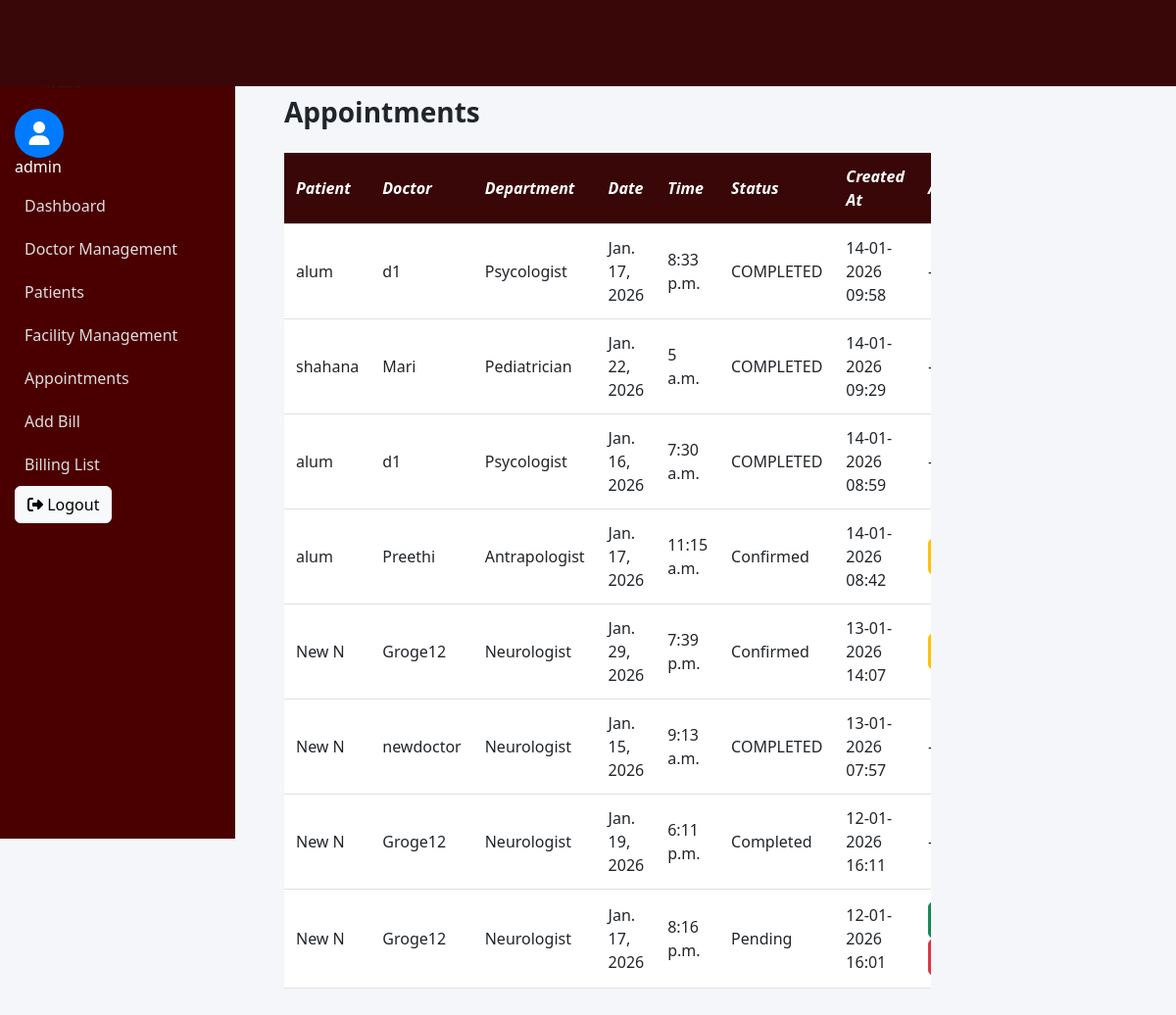
Page /admin-panel/admin/appointments/ (signed in) on the committed database.
### accounts/models.py (models this page shows)
class User(AbstractUser):
    ROLE_CHOICES = (
        ('ADMIN', 'Admin'),
        ('DOCTOR', 'Doctor'),
        ('PATIENT', 'Patient'),
    )
    role = models.CharField(max_length=10, choices=ROLE_CHOICES)

### patientapp/models.py (models this page shows, shortened)
class Appointment(models.Model):
    STATUS_CHOICES = (
        ('Pending', 'Pending'),
        ('Confirmed', 'Confirmed'),
        ('Cancelled', 'Cancelled'),
        ('Completed', 'Completed'),
    )
    patient = models.ForeignKey(Patient, on_delete=models.CASCADE)
    doctor = models.ForeignKey('doctorapp.Doctor', on_delete=models.CASCADE,null=True)
    department = models.ForeignKey('facility.Department', on_delete=models.CASCADE)
    location = models.ForeignKey('facility.Location', on_delete=models.CASCADE,null=True)  # NEW FIELD
    date = models.DateField()
    time = models.TimeField()
    status = models.CharField(max_length=20, choices=STATUS_CHOICES, default='Pending')
    created_at = models.DateTimeField(auto_now_add=True,null=True)

class Patient(models.Model):
    user = models.OneToOneField(User, on_delete=models.CASCADE)
    full_name = models.CharField(max_length=100, null=True, blank=True)
    age = models.IntegerField(null=True, blank=True)
    gender = models.CharField(max_length=10, null=True, blank=True)
    phone = models.CharField(max_length=15, null=True, blank=True)
    address = models.TextField(null=True, blank=True)
    created_at = models.DateTimeField(auto_now_add=True,null=True, blank=True)

### doctorapp/models.py (models this page shows, shortened)
class Doctor(models.Model):
    user = models.OneToOneField(User, on_delete=models.CASCADE)
    specialization = models.ForeignKey(
        Department,
        on_delete=models.SET_NULL,
        null=True,
        blank=True
    )
    phone = models.CharField(max_length=15, null=True)
    location = models.ForeignKey(
        Location,
        on_delete=models.SET_NULL,
        null=True,
        blank=True
    )

### facility/models.py (models this page shows, shortened)
class Department(models.Model):
    name = models.CharField(max_length=100)
    location = models.ForeignKey(Location, on_delete=models.CASCADE)

### adminapp/views.py (the view, shortened to what this page needs)
# urls.py: path('admin/appointments/', views.admin_appointments, name='admin_appointments'),
@login_required
def admin_appointments(request):
    if request.user.role != 'ADMIN':
        return redirect('login')
    appointments = Appointment.objects.all().order_by('-created_at')
    return render(request, 'admin/appointments.html', {
        'appointments': appointments
    })

### templates/admin/appointments.html (shortened to what this page needs)
{% extends "admin/base.html" %}
{% block content %}
<div class="main-content">
<h3 class="mb-4"><strong>Appointments</strong></h3>
<div class="table-responsive">
<table class="comparison-table">
<tr style="background:#390707; color:white;" >
    <th><i>Patient</i></th>
    <th><i>Doctor</i></th>
    <th><i>Department</i></th>
    <th><i>Date</i></th>
    <th><i>Time</i></th>
    <th><i>Status</i></th>
    <th><i>Created At</i></th>
    <th><i>Actions</i></th>
</tr>
{% for appt in appointments %}
<tr>
    <td>{{ appt.patient.full_name }}</td>
    <td>{{ appt.doctor.user.username }}</td>
    <td>{{ appt.department.name }}</td>
    <td>{{ appt.date }}</td>
    <td>{{ appt.time }}</td>
    <td>{{ appt.status }}</td>
     <td>{{ appt.created_at|date:"d-m-Y H:i" }}</td>
    <td>
        <form method="POST" style="display:inline;">
            {% if appt.status == "Pending" %}
                <button name="action" value="confirm" class="btn btn-success">Confirm</button>
                <button name="action" value="cancel" class="btn btn-danger">Cancel</button>
            {% elif appt.status == "Confirmed" %}
                <button name="action" value="complete" class="btn btn-warning">Complete</button>
            {% else %}
                —
            {% endif %}
        </form>
    </td>
</tr>
{% empty %}
<tr>
    <td colspan="7">No appointments found.</td>
</tr>
{% endfor %}
</table>
</div>
</div>
{% endblock %}

### templates/admin/base.html (shortened to what this page needs)
<!DOCTYPE html>
<html>
{% load static %}
<head>
    <link href="https://cdn.jsdelivr.net/npm/bootstrap@5.3.2/dist/css/bootstrap.min.css" rel="stylesheet">
    <link href="https://cdnjs.cloudflare.com/ajax/libs/font-awesome/6.5.1/css/all.min.css" rel="stylesheet">
<link rel="stylesheet" href="https://cdnjs.cloudflare.com/ajax/libs/font-awesome/6.4.0/css/all.min.css"/>
    <link rel="stylesheet"
      href="https://cdn.jsdelivr.net/npm/bootstrap-icons@1.11.1/font/bootstrap-icons.css">
    <link rel="stylesheet" href="{% static 'css/admin.css' %}">
        <link rel="stylesheet" href="{% static 'css/form.css' %}">
</head>
<body>
    <nav class="navbar navbar-expand-lg navbar-dark p-4 fixed-top" style="background:#390707;">
        <div class="main-content">
        </div>
    </nav>
<div class="container-fluid">
    <div class="row">
        <nav class="col-md-2 sidebar" style="position: fixed;" style="background:#390707;">
             <ul>
                    <li>hello</li>
                </ul>
            <div class="profile-icon">
                <i class="fa-solid fa-user"></i>
            </div>
            <h6 style="color: white;"> {{ request.user.username }}</h6>
            <ul class="nav flex-column">
                <li class="nav-item"><a href="{% url 'admin_dashboard' %}"> Dashboard</a></li>
                <li class="nav-item"><a href="{% url 'manage_doctors' %}">Doctor Management</a></li>
                <li class="nav-item"><a href="{% url 'patients_list' %}">Patients</a></li>
                <li class="nav-item"><a href="{% url 'facility_dashboard' %}">Facility Management</a></li>
                <li class="nav-item"><a href="{% url 'admin_appointments' %}">Appointments</a></li>
                <li class="nav-item"><a href="{% url 'add_billing' %}">Add Bill</a></li>
                <li class="nav-item"><a href="{% url 'admin_billing_list' %}">Billing List</a></li>
                <form method="post" action="{% url 'logout' %}">
    <button class="btn btn-light" type="submit" >
        <i class="fa-solid fa-right-from-bracket"></i> Logout
    </button>
</form>
            </ul>
        </nav>
        <main class="col-md-10 content">
            <br><br>
            {% block content %}{% endblock %}
        </main>
    </div>
</div>
</body>
</html>

### static/css/admin.css (style rules this page uses)
body { background: #f4f6f9; }
.sidebar { position: fixed; top: 56px; left: 0; width: 240px; height: 100vh; background-color: #4b0000; padding: 15px; overflow-y: auto; }
.sidebar a { color: #ddd; text-decoration: none; display: block; padding: 10px; }
.main-content { margin-left: 240px; padding: 20px; }
.content { padding: 30px; }
.comparison-table { width: 100%; border-collapse: collapse; background: white; }
.comparison-table th, .comparison-table td { padding: 12px; border-bottom: 1px solid #e0e0e0; }

### templates/admin/base.html (style rules this page uses)
.profile-icon { width: 50px; height: 50px; border-radius: 50%; background-color: #007bff; color: white; display: flex; align-items: center; justify-content: center; font-size: 24px; }

### rows in the picture
User: user.username "admin"
Appointment: patient.full_name "alum", doctor.user.username "d1", department.name "Psycologist", date "Jan. 17, 2026", time "8:33 p.m.", status "COMPLETED", created_at "14-01-2026 09:58"
Appointment: patient.full_name "shahana", doctor.user.username "Mari", department.name "Pediatrician", date "Jan. 22, 2026", time "5 a.m.", status "COMPLETED", created_at "14-01-2026 09:29"
Appointment: patient.full_name "alum", doctor.user.username "d1", department.name "Psycologist", date "Jan. 16, 2026", time "7:30 a.m.", status "COMPLETED", created_at "14-01-2026 08:59"
Appointment: patient.full_name "alum", doctor.user.username "Preethi", department.name "Antrapologist", date "Jan. 17, 2026", time "11:15 a.m.", status "Confirmed", created_at "14-01-2026 08:42"
Appointment: patient.full_name "New N", doctor.user.username "Groge12", department.name "Neurologist", date "Jan. 29, 2026", time "7:39 p.m.", status "Confirmed", created_at "13-01-2026 14:07"
Appointment: patient.full_name "New N", doctor.user.username "newdoctor", department.name "Neurologist", date "Jan. 15, 2026", time "9:13 a.m.", status "COMPLETED", created_at "13-01-2026 07:57"
Appointment: patient.full_name "New N", doctor.user.username "Groge12", department.name "Neurologist", date "Jan. 19, 2026", time "6:11 p.m.", status "Completed", created_at "12-01-2026 16:11"
Appointment: patient.full_name "New N", doctor.user.username "Groge12", department.name "Neurologist", date "Jan. 17, 2026", time "8:16 p.m.", status "Pending", created_at "12-01-2026 16:01"
